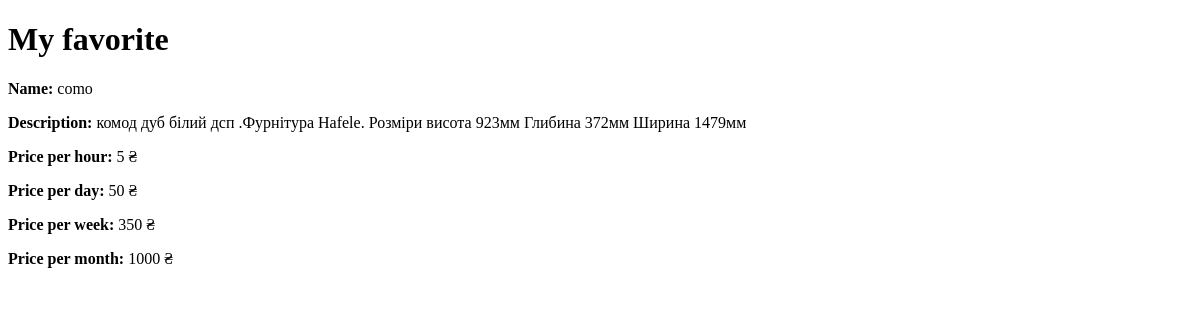
Before: /favorite (signed in) with the older database file.
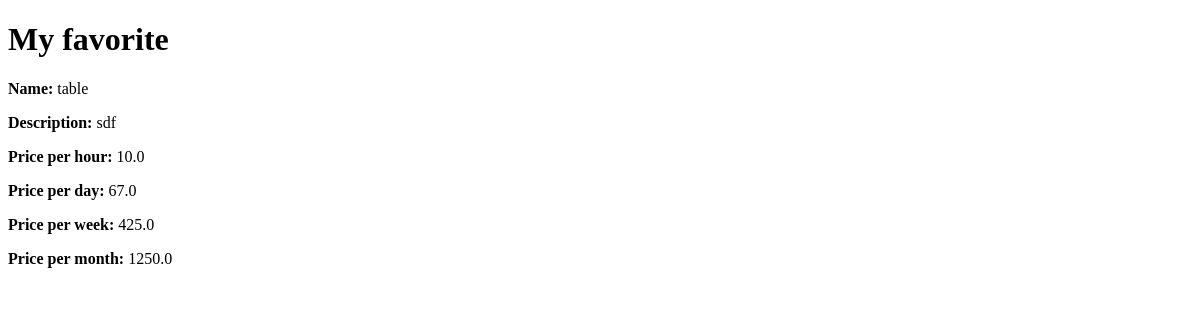
After: the same page with the newer database file.
### model.py (models this page shows, shortened)
class Item(Base):
    __tablename__ = 'item'
    id = Column(Integer, primary_key=True)
    name = Column(String(50))
    photo = Column(String(120))
    description = Column(String(200))
    price_hour = Column(REAL)
    price_day = Column(REAL)
    price_week = Column(REAL)
    price_month = Column(REAL)
    owner = mapped_column(ForeignKey('user.user_id'))

### mais.py (the view, shortened to what this page needs)
@login_required
@app.route('/favorite', methods=['GET', 'POST', 'PATCH', 'DELETE'])
def fav():
    if request.method == 'GET':
        init_db()
        fav_id_items = db_session.execute(
            select(Favorite.item).filter_by(user=session['user'])).scalars().all()
        fav_it = db_session.execute(
            select(Item).filter(Item.id.in_(fav_id_items))).scalars().all()
        return render_template('favorite.html', fav=fav_it)

### conectdb.py (called while the page is built)
def init_db():
    import model
    Base.metadata.create_all(bind=engine)

### templates/favorite.html (shortened to what this page needs)
<!DOCTYPE html>
<html lang="en">
<head>
</head>
<body>
    <H1>My favorite</H1>
    {% for fav_it in fav %}
    <p><strong>Name:</strong> {{ fav_it.name }}</p>
    <p><strong>Description:</strong> {{ fav_it.description }}</p>
    <p><strong>Price per hour:</strong> {{ fav_it.price_hour }}</p>
    <p><strong>Price per day:</strong> {{ fav_it.price_day }}</p>
    <p><strong>Price per week:</strong> {{ fav_it.price_week }}</p>
    <p><strong>Price per month:</strong> {{ fav_it.price_month }}</p>
    {% endfor %}
</body>
</html>

Changed rows visible on the page:
removed Item: name "como", description "комод дуб білий дсп .Фурнітура Hafele. Розміри висота 923мм Глибина 372мм Ширина 1479мм", price_hour "5 ₴", price_day "50 ₴", price_week "350 ₴", price_month "1000 ₴"
now on this page (row edited): Item: name "table", description "sdf", price_hour "10.0", price_day "67.0", price_week "425.0", price_month "1250.0"
